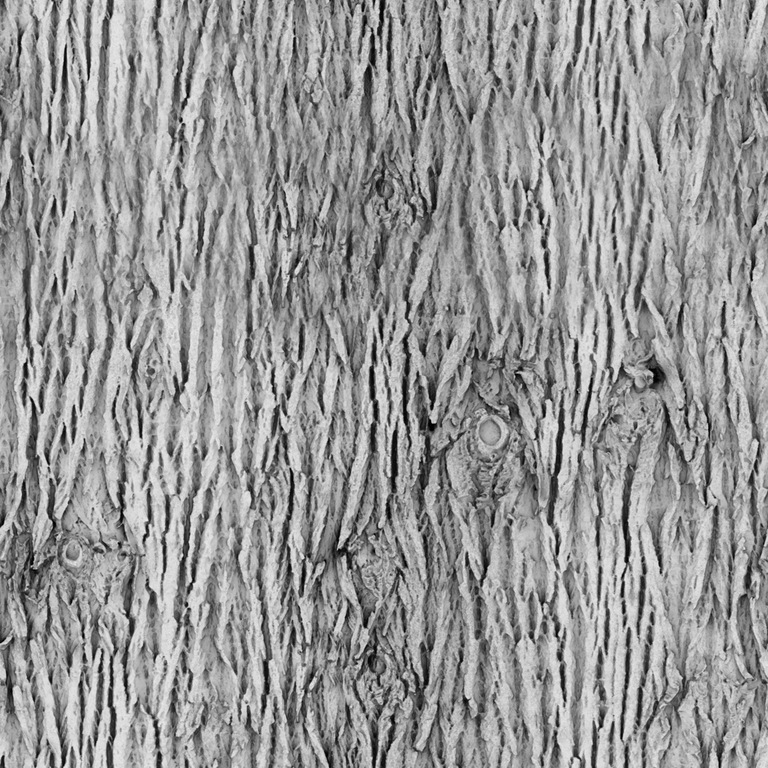
#> input picture art/lowpix/house/photos/bark_brown_02/ao.jpg, 768 x 768 px, given in place of d_dark_wood.jpg, which was not available
$ python textures.py ../lowpix/house/photos/bark_brown_02 ../lowpix/house/photos/bark_brown_02/diff.jpg
#> lines starting #> are read from the running program, lines starting #| are printed output that depends on the picture
"""Bakes the UI's material textures (src/ui/real/tex/*.webp) from Poly Haven CC0 1k texture sets plus a few
procedural ones (parchment, kraft, cork, brushed metal). Each photo texture is lit by its own normal map from the
UI's light (top left) so grain, pebbles and weave catch the light, then shrunk to a seamless 512 px tile.
Colour tiles keep their colour; 'detail' tiles are grey (mean 128) and tinted at run time.

usage: python3 art/ui/textures.py <dir with Poly Haven d_<id>.jpg / n_<id>.jpg> <out dir>
"""
import sys
import numpy as np
from PIL import Image

SRC, OUT = sys.argv[1], sys.argv[2]
N = 512


def load(path):
    return np.asarray(Image.open(path).convert('RGB'), dtype=np.float32) / 255.0
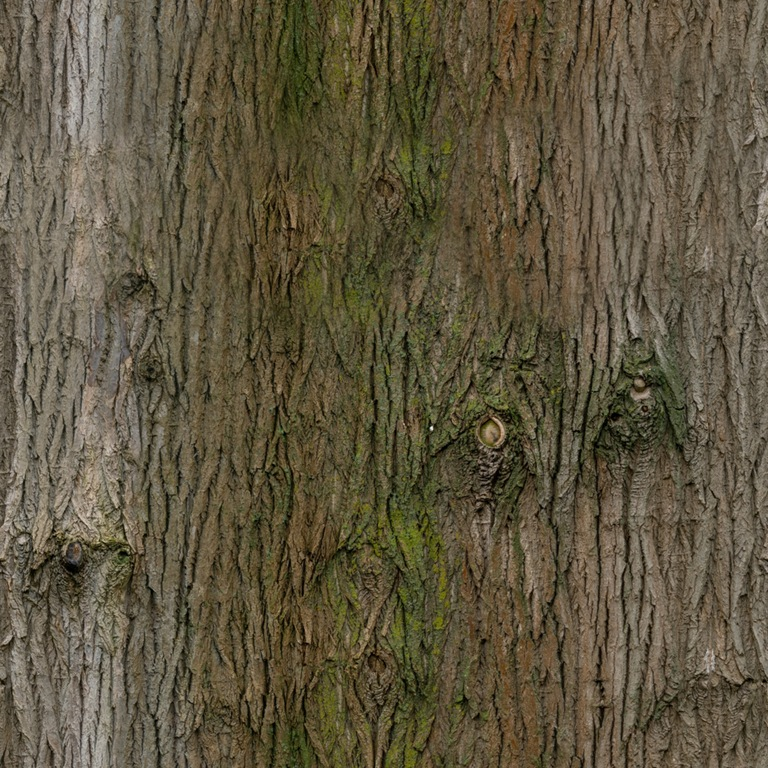
#> input picture art/lowpix/house/photos/bark_brown_02/diff.jpg, 768 x 768 px, given in place of n_dark_wood.jpg, which was not available


def lit(alb, nor, k=0.9):
    """albedo x (1 + k (N.L - L.z)) with a top-left light, GL normal map (y up)."""
#> called with k = 0.7
    n = nor * 2 - 1
    L = np.array([-0.5, 0.62, 0.6]); L /= np.linalg.norm(L)
    ndl = n[..., 0] * L[0] + n[..., 1] * L[1] + n[..., 2] * L[2]
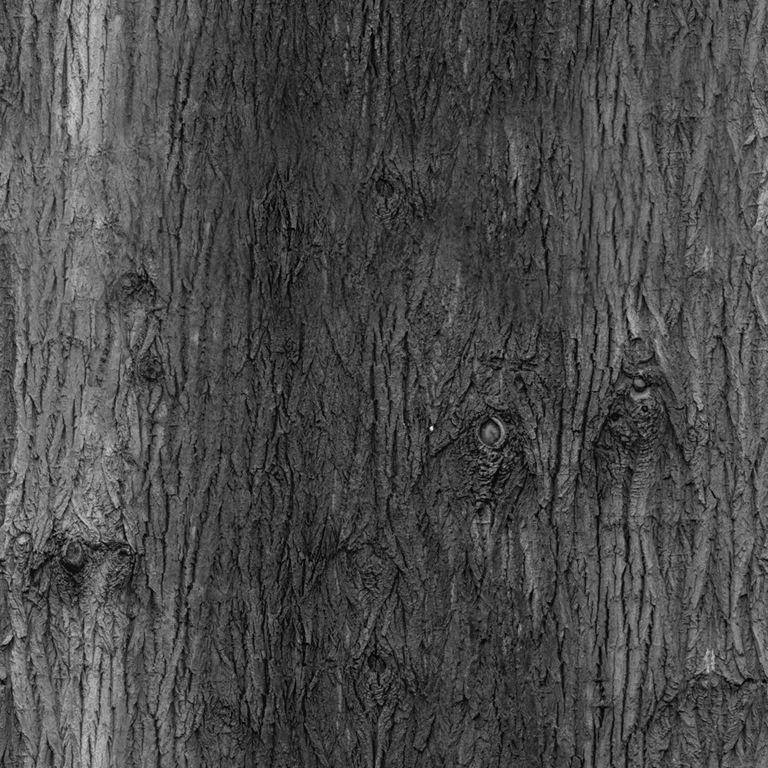
#> ndl: shape (768, 768) float32; min -0.797, max 0.635, mean -0.376; drawn with min black and max white
    s = 1 + k * (ndl - L[2])
    return np.clip(alb * s[..., None], 0, 1)
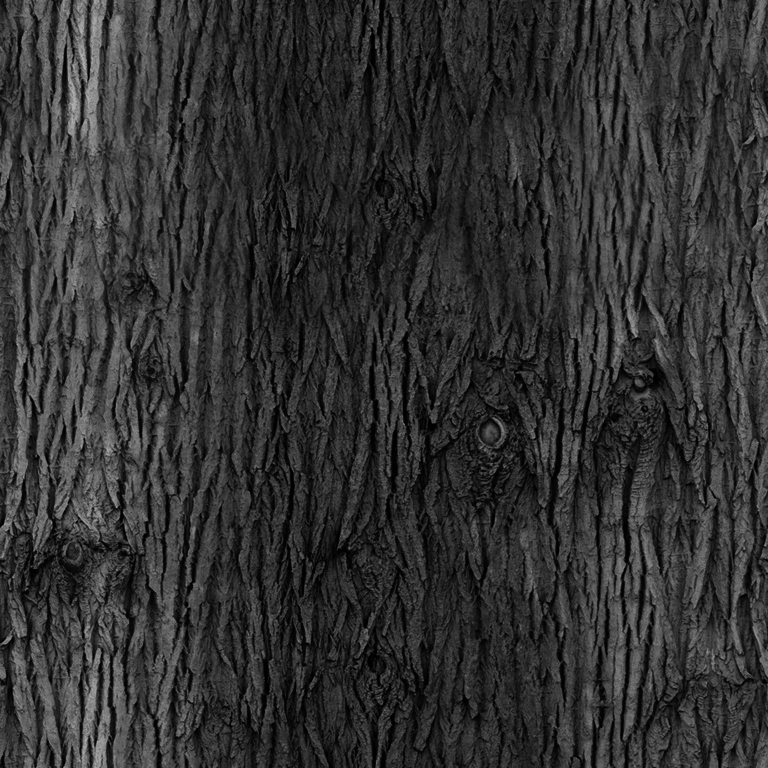
#> returned value: shape (768, 768, 3) float32; min 0, max 0.719, mean 0.197


def shrink(a, n=N):
    """seamless resize: tile 3x3, resize, keep the middle"""
#> called with n = 512
    big = np.tile(a, (3, 3, 1))
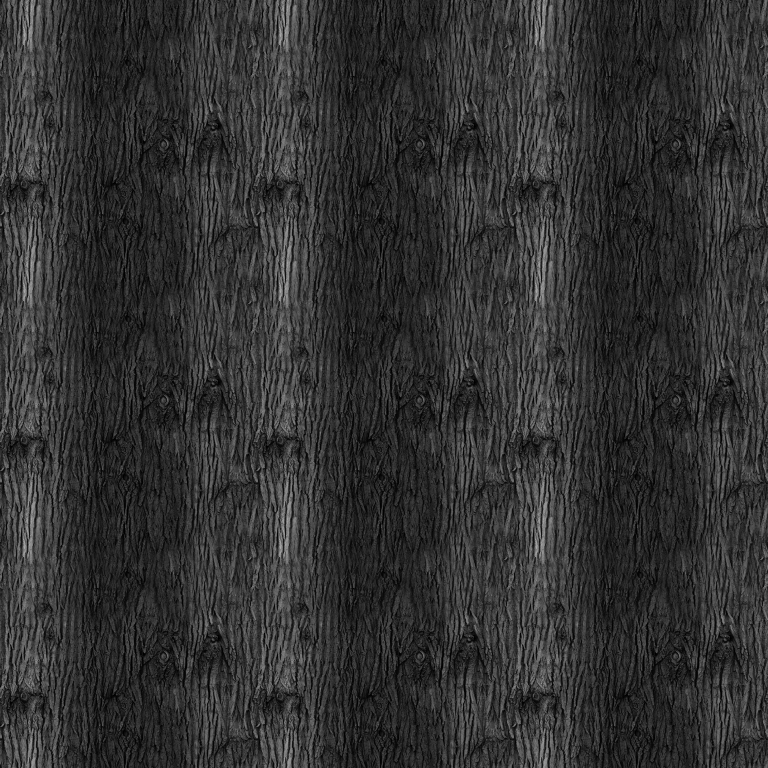
#> big: shape (2304, 2304, 3) float32 (shown at 1/3 size); min 0, max 0.719, mean 0.197
    im = Image.fromarray((np.clip(big, 0, 1) * 255).astype(np.uint8)).resize((n * 3, n * 3), Image.LANCZOS)
    return np.asarray(im, dtype=np.float32)[n:2 * n, n:2 * n] / 255.0
#> returned value: shape (512, 512, 3) float32


def grade(a, sat=1.0, gain=1.0, gamma=1.0, tint=(1, 1, 1)):
#> called with sat = 1.12, gain = 1.08, gamma = 1, tint = (1.04, 0.98, 0.92)
    lum = a @ np.array([0.299, 0.587, 0.114])
    a = lum[..., None] + (a - lum[..., None]) * sat
    a = np.clip(a * gain * np.array(tint), 0, 1) ** gamma
    return np.clip(a, 0, 1)


# [5 lines left out: function detail, not called in this run]


def save(name, a, q=82):
#> called with name = 'walnut', q = 82
    if a.ndim == 2:
        a = np.repeat(a[..., None], 3, axis=2)
    Image.fromarray((np.clip(a, 0, 1) * 255).astype(np.uint8)).save(f'{OUT}/{name}.webp', 'WEBP', quality=q, method=6)


# [43 lines left out: functions fnoise, aniso, fibres, blur, not called in this run]


def P(id_):
    return f'{SRC}/d_{id_}.jpg', f'{SRC}/n_{id_}.jpg'


# ---------------------------------------------------------------- woods (colour)
d, n = P('dark_wood')
save('walnut', grade(shrink(lit(load(d), load(n), 0.7)), sat=1.12, gain=1.08, tint=(1.04, 0.98, 0.92)))
d, n = P('oak_veneer_01')
#> (the run stopped early here; a loop or call above may not have finished)
